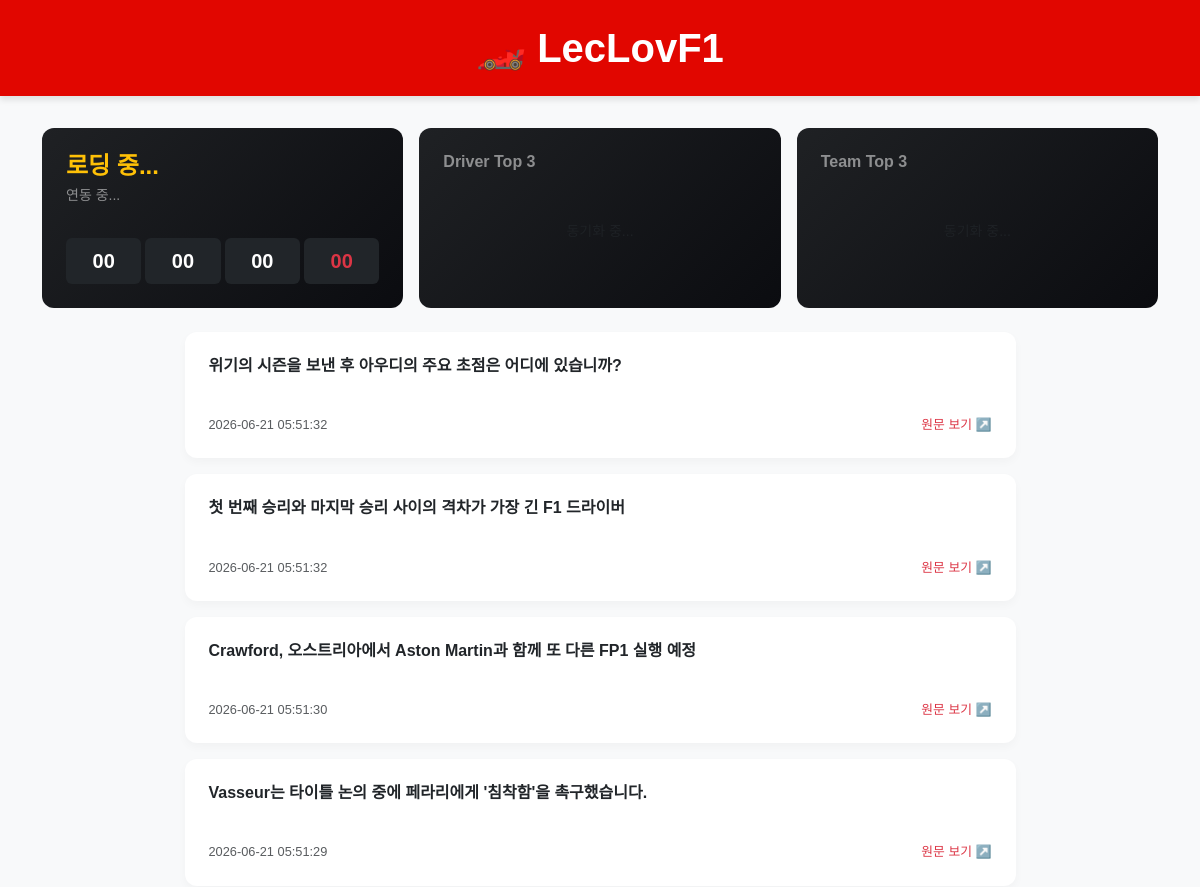
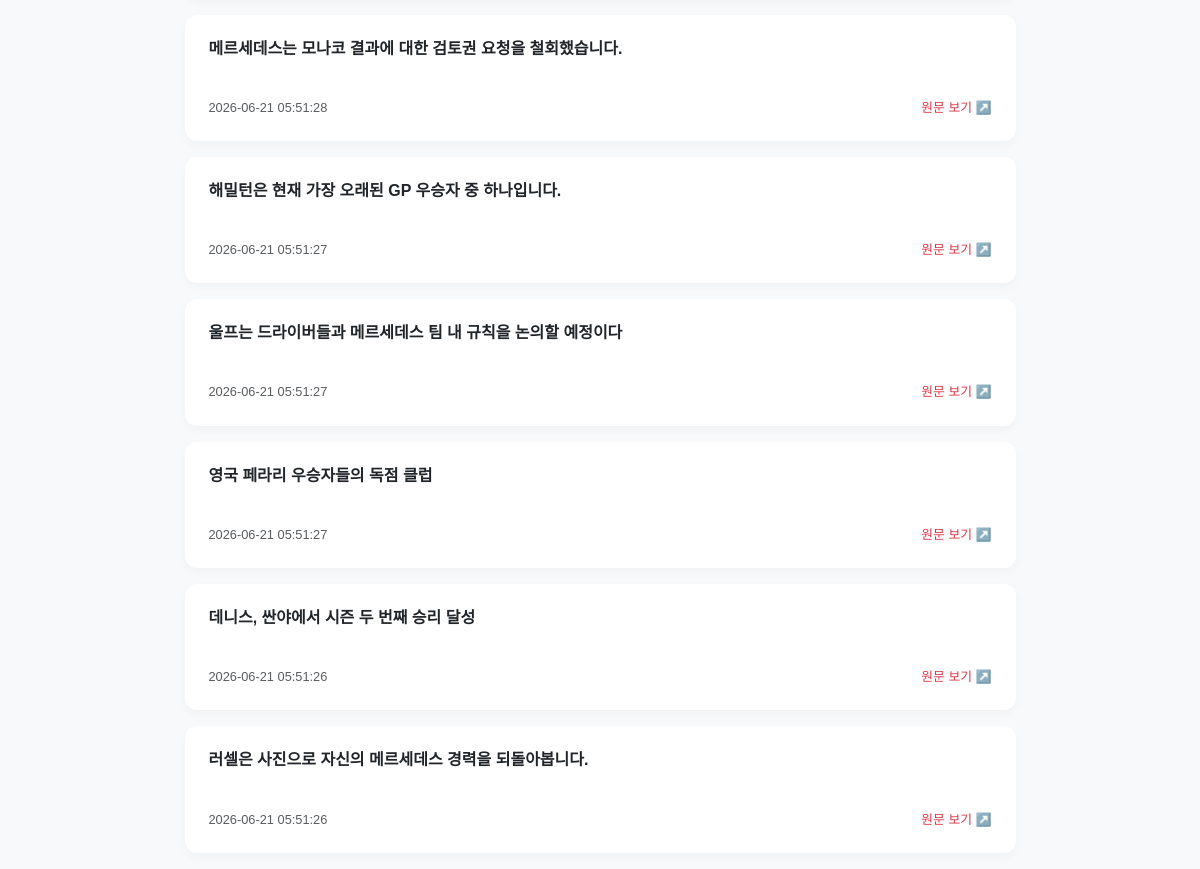
The page / on the database its author committed (2 pictures, top to bottom).
### tables this page shows
CREATE TABLE articles 
        (id INTEGER PRIMARY KEY AUTOINCREMENT, 
        title TEXT, 
        link TEXT UNIQUE, 
        summary_ko TEXT, 
        image_url TEXT,
        published_at DATETIME DEFAULT CURRENT_TIMESTAMP);

### app.py (the view)
@app.route('/')
def index():
    conn = get_db_connection()
    articles = conn.execute(
        'SELECT id, title, link, summary_ko, image_url, published_at FROM articles ORDER BY published_at DESC LIMIT 10'
    ).fetchall()
    conn.close()
    return render_template('index.html', articles=articles)

### app.py (called while the page is built)
def get_db_connection():
    base_dir = os.path.dirname(os.path.abspath(__file__))
    db_path = os.path.join(base_dir, 'f1_news.db')
    conn = sqlite3.connect(db_path)
    conn.row_factory = sqlite3.Row
    return conn

### templates/index.html (shortened to what this page needs)
<!DOCTYPE html>
<html lang="ko">
<head>
    <link href="https://cdn.jsdelivr.net/npm/bootstrap@5.3.0/dist/css/bootstrap.min.css" rel="stylesheet">
</head>
<body>
    <header class="f1-header text-center">
        <div class="container">
            <h1 class="fw-bold m-0">
                <a href="/" class="f1-logo">🏎️ LecLovF1</a>
            </h1>
        </div>
    </header>
    <main class="container">
        <div class="row g-3 mb-4">
            <div class="col-md-4">
                <div class="card dashboard-card p-4 d-flex flex-column justify-content-between" onclick="location.href='/calendar'">
                    <div>
                        <h4 id="dash-race-name" class="fw-bold text-truncate text-warning mb-1">로딩 중...</h4>
                        <p id="dash-race-circuit" class="text-white-50 small mb-0">연동 중...</p>
                    </div>
                    <div class="d-flex justify-content-between gap-1 text-center mt-2">
                        <div class="bg-dark p-2 rounded flex-fill"><div id="d-day" class="fw-bold fs-5">00</div></div>
                        <div class="bg-dark p-2 rounded flex-fill"><div id="d-hour" class="fw-bold fs-5">00</div></div>
                        <div class="bg-dark p-2 rounded flex-fill"><div id="d-min" class="fw-bold fs-5">00</div></div>
                        <div class="bg-dark p-2 rounded flex-fill"><div id="d-sec" class="fw-bold fs-5 text-danger">00</div></div>
                    </div>
                </div>
            </div>
            <div class="col-md-4">
                <div class="card dashboard-card p-4 d-flex flex-column justify-content-between" onclick="location.href='/standings'">
                    <h6 class="fw-bold text-white-50 mb-2">Driver Top 3</h6>
                    <div id="dash-drivers-box" class="flex-grow-1 d-flex flex-column justify-content-center">
                        <div class="text-center text-muted small">동기화 중...</div>
                    </div>
                </div>
            </div>
            <div class="col-md-4">
                <div class="card dashboard-card p-4 d-flex flex-column justify-content-between" onclick="location.href='/standings'">
                    <h6 class="fw-bold text-white-50 mb-2">Team Top 3</h6>
                    <div id="dash-teams-box" class="flex-grow-1 d-flex flex-column justify-content-center">
                        <div class="text-center text-muted small">동기화 중...</div>
                    </div>
                </div>
            </div>
        </div>
        <div class="row">
            <div class="col-lg-9 mx-auto">
                {% if articles %}
                    {% for article in articles %}
                    <div class="card news-card p-4 mb-3">
                        <h4 class="h6 fw-bold mb-3">
                            <a href="{{ article.link }}" target="_blank" rel="noopener noreferrer" class="text-dark">{{ article.title }}</a>
                        </h4>
                        <div class="d-flex justify-content-between align-items-center mt-3 pt-2 text-muted" style="font-size: 0.8rem;">
                            <span>{{ article.published_at }}</span>
                            <a href="{{ article.link }}" target="_blank" rel="noopener noreferrer" class="text-danger">원문 보기 ↗️</a>
                        </div>
                    </div>
                    {% endfor %}
                {% else %}
                    <div class="text-center py-5 bg-white rounded card news-card">
                        <p class="text-muted small mb-0">최신 뉴스를 불러오는 중입니다...</p>
                    </div>
                {% endif %}
            </div>
        </div>
    </main>
</body>
</html>

### templates/index.html (style rules this page uses)
body { background-color: #f8f9fa; font-family: 'Malgun Gothic', sans-serif; }
.f1-header { background-color: #e10600; color: white; padding: 1.5rem 0; margin-bottom: 2rem; box-shadow: 0 4px 6px rgba(0,0,0,0.1); }
.f1-logo { color: white; text-decoration: none; transition: opacity 0.2s; }
.dashboard-card { background: linear-gradient(135deg, #1f2124 0%, #0b0c10 100%); border: none; border-radius: 12px; color: white; cursor: pointer; transition: transform 0.2s, box-shadow 0.2s; min-height: 180px; }
.news-card { border: none; border-radius: 12px; box-shadow: 0 4px 10px rgba(0,0,0,0.03); }
a { text-decoration: none; }

### rows shown on the page
articles: title "위기의 시즌을 보낸 후 아우디의 주요 초점은 어디에 있습니까?", published_at "2026-06-21 05:51:32"
articles: title "첫 번째 승리와 마지막 승리 사이의 격차가 가장 긴 F1 드라이버", published_at "2026-06-21 05:51:32"
articles: title "Crawford, 오스트리아에서 Aston Martin과 함께 또 다른 FP1 실행 예정", published_at "2026-06-21 05:51:30"
articles: title "Vasseur는 타이틀 논의 중에 페라리에게 '침착함'을 촉구했습니다.", published_at "2026-06-21 05:51:29"
articles: title "메르세데스는 모나코 결과에 대한 검토권 요청을 철회했습니다.", published_at "2026-06-21 05:51:28"
articles: title "해밀턴은 현재 가장 오래된 GP 우승자 중 하나입니다.", published_at "2026-06-21 05:51:27"
articles: title "울프는 드라이버들과 메르세데스 팀 내 규칙을 논의할 예정이다", published_at "2026-06-21 05:51:27"
articles: title "영국 페라리 우승자들의 독점 클럽", published_at "2026-06-21 05:51:27"
articles: title "데니스, 싼야에서 시즌 두 번째 승리 달성", published_at "2026-06-21 05:51:26"
articles: title "러셀은 사진으로 자신의 메르세데스 경력을 되돌아봅니다.", published_at "2026-06-21 05:51:26"
